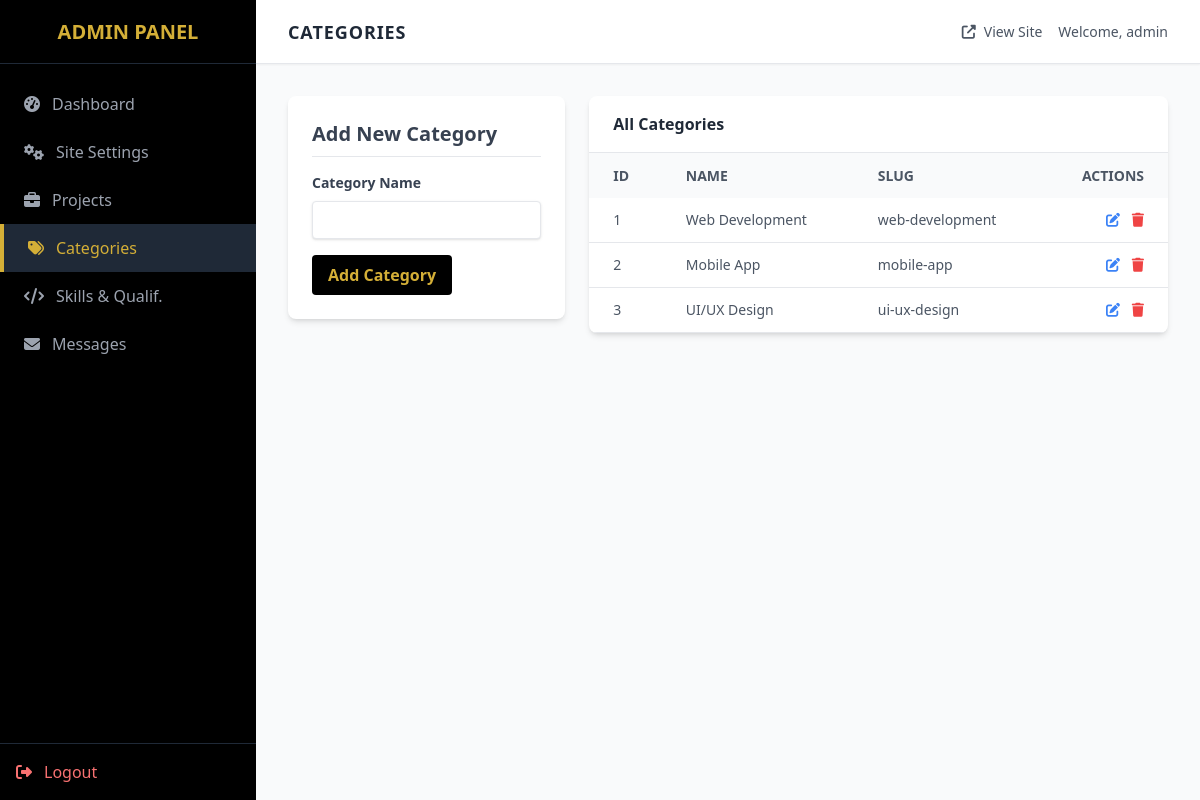
Screenshot of /admin/categories.php (signed in) with the database file from the repository.
### tables this page shows
CREATE TABLE `categories` (
  `id` int(11) NOT NULL AUTO_INCREMENT,
  `name` varchar(100) NOT NULL,
  `slug` varchar(100) NOT NULL,
  PRIMARY KEY (`id`),
  UNIQUE KEY `slug` (`slug`)
);

### admin/categories.php (the view, shortened to what this page needs)
<?php include 'includes/header.php'; ?>
<?php
$edit_mode = false;
$category_to_edit = null;
?>
<div class="grid grid-cols-1 md:grid-cols-3 gap-6">
    <div class="md:col-span-1">
        <div class="bg-white rounded-lg shadow-md p-6">
            <h3 class="text-xl font-semibold mb-4 text-gray-700 border-b pb-2">
                <?php echo $edit_mode ? 'Edit Category' : 'Add New Category'; ?>
            </h3>
            <form action="actions/category_action.php" method="POST">
                <div class="mb-4">
                    <label class="block text-gray-700 text-sm font-bold mb-2">Category Name</label>
                    <input type="text" name="name" value="<?php echo $edit_mode ? htmlspecialchars($category_to_edit['name']) : ''; ?>" class="shadow appearance-none border rounded w-full py-2 px-3 text-gray-700 leading-tight focus:outline-none focus:shadow-outline" required>
                </div>
                <div class="flex items-center justify-between">
                    <button class="bg-black hover:bg-gray-800 text-[#D4AF37] font-bold py-2 px-4 rounded focus:outline-none focus:shadow-outline" type="submit" name="<?php echo $edit_mode ? 'update' : 'add'; ?>">
                        <?php echo $edit_mode ? 'Update Category' : 'Add Category'; ?>
                    </button>
                </div>
            </form>
        </div>
    </div>
    <div class="md:col-span-2">
        <div class="bg-white rounded-lg shadow-md overflow-hidden">
            <div class="px-6 py-4 border-b border-gray-200">
                <h3 class="font-bold text-gray-800">All Categories</h3>
            </div>
            <div class="p-0">
                <table class="w-full text-left">
                    <thead>
                        <tr class="bg-gray-50 text-gray-600 text-sm uppercase leading-normal">
                            <th class="py-3 px-6">ID</th>
                            <th class="py-3 px-6">Name</th>
                            <th class="py-3 px-6">Slug</th>
                            <th class="py-3 px-6 text-right">Actions</th>
                        </tr>
                    </thead>
                    <tbody class="text-gray-600 text-sm font-light">
                        <?php
                        $categories = mysqli_query($conn, "SELECT * FROM categories ORDER BY id ASC");
                        if (mysqli_num_rows($categories) > 0) {
                            while ($row = mysqli_fetch_assoc($categories)) {
                                echo "<tr class='border-b border-gray-200 hover:bg-gray-100'>";
                                echo "<td class='py-3 px-6'>" . $row['id'] . "</td>";
                                echo "<td class='py-3 px-6 font-medium'>" . htmlspecialchars($row['name']) . "</td>";
                                echo "<td class='py-3 px-6'>" . htmlspecialchars($row['slug']) . "</td>";
                                echo "<td class='py-3 px-6 text-right'>
                                        <a href='categories.php?edit=" . $row['id'] . "' class='text-blue-500 hover:text-blue-700 mr-2'><i class='fas fa-edit'></i></a>
                                        <a href='actions/category_action.php?delete=" . $row['id'] . "' class='text-red-500 hover:text-red-700' onclick='return confirm(\"Are you sure?\")'><i class='fas fa-trash'></i></a>
                                      </td>";
                                echo "</tr>";
                            }
                        } else {
                            echo "<tr><td colspan='4' class='py-4 px-6 text-center'>No categories found.</td></tr>";
                        }
                        ?>
                    </tbody>
                </table>
            </div>
        </div>
    </div>
</div>
<?php include 'includes/footer.php'; ?>

### rows the page displays
categories: id "1", name "Web Development", slug "web-development"
categories: id "2", name "Mobile App", slug "mobile-app"
categories: id "3", name "UI/UX Design", slug "ui-ux-design"

### other values shown
str_replace(['-', '_'], ' ', ucfirst($page)) "CATEGORIES"
$_SESSION['username'] "admin"
